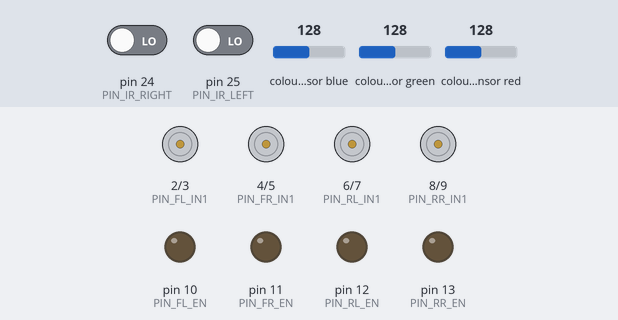
This sketch was run on a simulated Arduino Mega 2560, built with avr-gcc and run on an emulated ATmega2560. Parts: motor-driver pin pairs drawn as motors (green arrow = first pin HIGH = forward, orange = second pin HIGH = backward, longer = more drive), output pins drawn as LEDs (lit = HIGH). Wiring (inferred from the names in the program): TCS3200 colour sensor: output pin 18; S2 pin 16; S3 pin 17; S0 pin 14; S1 pin 15. The inputs (shaded band) are chosen by the test bench; at power-on: pin 24 (PIN_IR_RIGHT) LOW, pin 25 (PIN_IR_LEFT) LOW, colour sensor blue 128, colour sensor green 128, colour sensor red 128. Pins used as bus, display or sensor lines are not drawn; what the sketch prints to the serial monitor is not drawn.

Above: at 1.2 s.
1.3 s: pin 24 (PIN_IR_RIGHT) driven HIGH
At 2.5 s:
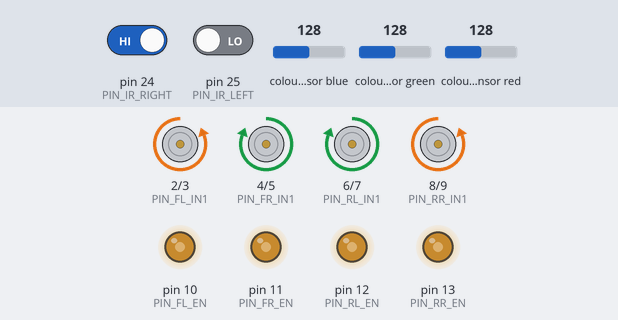
2.8 s: pin 25 (PIN_IR_LEFT) driven HIGH
At 3.3 s:
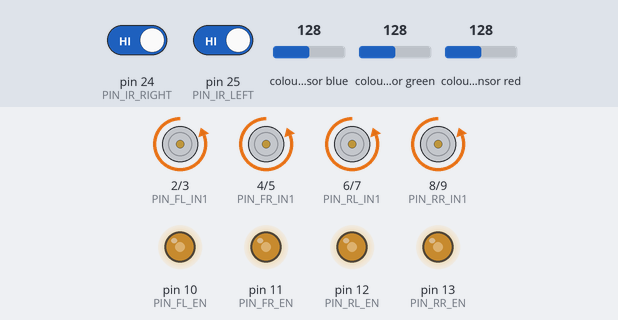
4.3 s: pin 24 (PIN_IR_RIGHT) driven LOW
At 5.3 s:
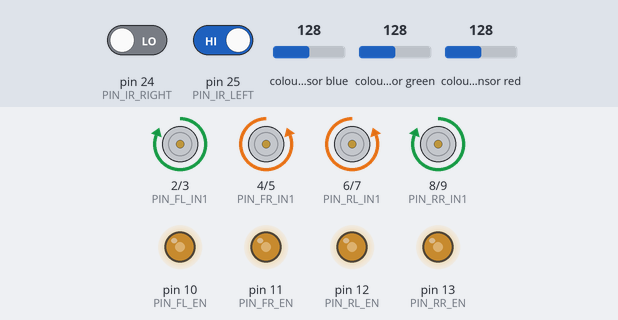
11.8 s: pin 25 (PIN_IR_LEFT) driven LOW
At 12.4 s:
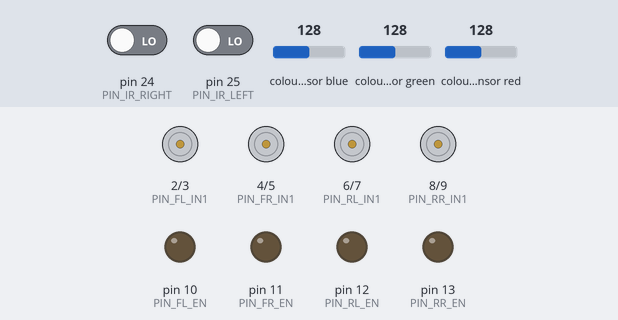
Timing chart, 0 to 14.8 s (numbered marks = the images above; inputs shaded):
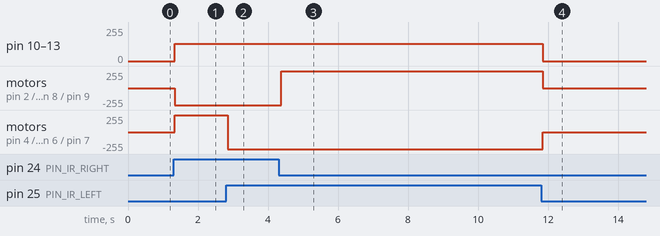

The sketch:

blue_follow_ir_3.ino
```cpp
// ============================================================
//  BLUE LINE FOLLOWER — Color Sensor Only
//  Arduino MEGA | L298N x2 | TCS3200
// ============================================================

// --- TCS3200 Color Sensor
#define S0        14
#define S1        15
#define S2        16
#define S3        17
#define sensorOut 18

// --- IR Sensors
const int PIN_IR_LEFT  = 25;
const int PIN_IR_RIGHT = 24;

// --- Motor Driver — Direction pins
const int PIN_FL_IN1 = 2;
const int PIN_FL_IN2 = 3;
const int PIN_FR_IN1 = 4;
const int PIN_FR_IN2 = 5;
const int PIN_RL_IN1 = 6;
const int PIN_RL_IN2 = 7;
const int PIN_RR_IN1 = 8;
const int PIN_RR_IN2 = 9;

// --- Motor Driver — PWM Enable pins
const int PIN_FL_EN = 10;
const int PIN_FR_EN = 11;
const int PIN_RL_EN = 12;
const int PIN_RR_EN = 13;

// ============================================================
//  SPEED SETTINGS  (0–255)
// ============================================================
const int SPEED_FORWARD = 130;
const int SPEED_TURN    = 130;
const int SPEED_SLOW    = 110;

// ============================================================
//  COLOR THRESHOLDS
//  Measured pulse-width readings (lower = more of that color):
//    On BLUE:  R=299  G=195  B=120
//    On RED:   R=114  G=326  B=267
//    On GREEN: R=139  G=120  B=160
// ============================================================

const int BLUE_R_MIN = 220;  const int BLUE_R_MAX = 380;
const int BLUE_G_MIN = 130;  const int BLUE_G_MAX = 260;
const int BLUE_B_MIN =  70;  const int BLUE_B_MAX = 170;

const int RED_R_MIN =  60;   const int RED_R_MAX = 170;
const int RED_G_MIN = 230;   const int RED_G_MAX = 420;
const int RED_B_MIN = 180;   const int RED_B_MAX = 350;

const int GREEN_R_MIN =  85;  const int GREEN_R_MAX = 195;
const int GREEN_G_MIN =  70;  const int GREEN_G_MAX = 170;
const int GREEN_B_MIN = 100;  const int GREEN_B_MAX = 220;

// ============================================================
//  COLOR ENUM
// ============================================================
enum LineColor { COLOR_UNKNOWN, COLOR_BLUE, COLOR_RED, COLOR_GREEN };

// ============================================================
//  SETUP
// ============================================================
void setup() {
  Serial.begin(9600);

  pinMode(S0, OUTPUT); pinMode(S1, OUTPUT);
  pinMode(S2, OUTPUT); pinMode(S3, OUTPUT);
  pinMode(sensorOut, INPUT);

  // 20% frequency scaling
  digitalWrite(S0, HIGH);
  digitalWrite(S1, LOW);

  pinMode(PIN_FL_IN1, OUTPUT); pinMode(PIN_FL_IN2, OUTPUT);
  pinMode(PIN_FR_IN1, OUTPUT); pinMode(PIN_FR_IN2, OUTPUT);
  pinMode(PIN_RL_IN1, OUTPUT); pinMode(PIN_RL_IN2, OUTPUT);
  pinMode(PIN_RR_IN1, OUTPUT); pinMode(PIN_RR_IN2, OUTPUT);
  pinMode(PIN_FL_EN,  OUTPUT); pinMode(PIN_FR_EN,  OUTPUT);
  pinMode(PIN_RL_EN,  OUTPUT); pinMode(PIN_RR_EN,  OUTPUT);

  pinMode(PIN_IR_LEFT,  INPUT);
  pinMode(PIN_IR_RIGHT, INPUT);

  stopMotors();
  Serial.println("Ready — following blue.");
}

// ============================================================
//  MAIN LOOP
// ============================================================
void loop() {
  // --- Read color sensor
  int r, g, b;
  readColorSensor(r, g, b);
  LineColor color = detectColor(r, g, b);

  // --- Read IR sensors
  int irLeft  = digitalRead(PIN_IR_LEFT);
  int irRight = digitalRead(PIN_IR_RIGHT);

  Serial.print("R="); Serial.print(r);
  Serial.print(" G="); Serial.print(g);
  Serial.print(" B="); Serial.print(b);
  Serial.print(" | IR L="); Serial.print(irLeft);
  Serial.print(" R="); Serial.print(irRight);
  Serial.print(" -> ");

  // --- GREEN: always drive through
  if (color == COLOR_GREEN) {
    Serial.println("GREEN — forward");
    moveForward();
    return;
  }

  // IR convention: 1 = black floor (correct path), 0 = seeing color/bright (off path)
  // IR sensors should straddle the EDGES of the blue tape.
  // When centered: both read 1 (black on either side of tape).
  // When drifting: the sensor crossing onto tape reads 0.

  // --- BLUE: use IR sensors to fine-tune steering
  if (color == COLOR_BLUE) {
    if (irLeft == 1 && irRight == 1) {
      // Both on black edges — centered on tape
      Serial.println("BLUE — forward");
      moveForward();
    } else if (irLeft == 0 && irRight == 1) {
      // Left crossed onto tape — drifted left, correct right
      Serial.println("BLUE — correct right");
      turnRight();
    } else if (irLeft == 1 && irRight == 0) {
      // Right crossed onto tape — drifted right, correct left
      Serial.println("BLUE — correct left");
      turnLeft();
    } else {
      // Both on tape — centered over tape, go forward
      Serial.println("BLUE — both on tape, forward");
      moveForward();
    }
    return;
  }

  // --- RED: fully off blue, use IR to steer back
  if (color == COLOR_RED) {
    if (irLeft == 0 && irRight == 1) {
      Serial.println("RED — correct right");
      turnRight();
    } else {
      Serial.println("RED — correct left");
      turnLeft();
    }
    return;
  }

  // --- UNKNOWN: trust IR sensors alone
  if (irLeft == 1 && irRight == 1) {
    Serial.println("UNKNOWN — both on black, forward");
    moveForward();
  } else if (irLeft == 0 && irRight == 1) {
    Serial.println("UNKNOWN — correct right");
    turnRight();
  } else if (irLeft == 1 && irRight == 0) {
    Serial.println("UNKNOWN — correct left");
    turnLeft();
  } else {
    Serial.println("UNKNOWN — line lost, stop");
    stopMotors();
  }
}

// ============================================================
//  COLOR SENSOR
// ============================================================
int readChannel(int s2Val, int s3Val) {
  digitalWrite(S2, s2Val);
  digitalWrite(S3, s3Val);
  delay(10);
  return (int) pulseIn(sensorOut, LOW, 100000);
}

void readColorSensor(int &r, int &g, int &b) {
  r = readChannel(LOW,  LOW);
  g = readChannel(HIGH, HIGH);
  b = readChannel(LOW,  HIGH);
}

LineColor detectColor(int r, int g, int b) {
  if (r >= BLUE_R_MIN  && r <= BLUE_R_MAX  &&
      g >= BLUE_G_MIN  && g <= BLUE_G_MAX  &&
      b >= BLUE_B_MIN  && b <= BLUE_B_MAX)  return COLOR_BLUE;

  if (r >= RED_R_MIN   && r <= RED_R_MAX   &&
      g >= RED_G_MIN   && g <= RED_G_MAX   &&
      b >= RED_B_MIN   && b <= RED_B_MAX)   return COLOR_RED;

  if (r >= GREEN_R_MIN && r <= GREEN_R_MAX &&
      g >= GREEN_G_MIN && g <= GREEN_G_MAX &&
      b >= GREEN_B_MIN && b <= GREEN_B_MAX) return COLOR_GREEN;

  return COLOR_UNKNOWN;
}

// ============================================================
//  MOTOR FUNCTIONS  (logic from Robot_Driving_Functions_v3)
//  turnLeft/turnRight are swapped intentionally to match
//  physical robot orientation.
// ============================================================

void moveForward() {
  analogWrite(PIN_FL_EN, SPEED_FORWARD);
  analogWrite(PIN_FR_EN, SPEED_FORWARD);
  analogWrite(PIN_RL_EN, SPEED_FORWARD);
  analogWrite(PIN_RR_EN, SPEED_FORWARD);

  digitalWrite(PIN_FL_IN1, LOW);  digitalWrite(PIN_FL_IN2, HIGH); // FL forward
  digitalWrite(PIN_FR_IN1, LOW);  digitalWrite(PIN_FR_IN2, HIGH); // FR forward
  digitalWrite(PIN_RL_IN1, LOW);  digitalWrite(PIN_RL_IN2, HIGH); // RL forward
  digitalWrite(PIN_RR_IN1, LOW);  digitalWrite(PIN_RR_IN2, HIGH); // RR forward
}

// Swapped: this physically turns the robot RIGHT
void turnLeft() {
  analogWrite(PIN_FL_EN, SPEED_TURN);
  analogWrite(PIN_FR_EN, SPEED_TURN);
  analogWrite(PIN_RL_EN, SPEED_TURN);
  analogWrite(PIN_RR_EN, SPEED_TURN);

  digitalWrite(PIN_FL_IN1, HIGH); digitalWrite(PIN_FL_IN2, LOW);  // FL backward
  digitalWrite(PIN_FR_IN1, LOW);  digitalWrite(PIN_FR_IN2, HIGH); // FR forward
  digitalWrite(PIN_RL_IN1, LOW);  digitalWrite(PIN_RL_IN2, HIGH); // RL backward
  digitalWrite(PIN_RR_IN1, HIGH); digitalWrite(PIN_RR_IN2, LOW);  // RR forward
}

// Swapped: this physically turns the robot LEFT
void turnRight() {
  analogWrite(PIN_FL_EN, SPEED_TURN);
  analogWrite(PIN_FR_EN, SPEED_TURN);
  analogWrite(PIN_RL_EN, SPEED_TURN);
  analogWrite(PIN_RR_EN, SPEED_TURN);

  digitalWrite(PIN_FL_IN1, LOW);  digitalWrite(PIN_FL_IN2, HIGH); // FL forward
  digitalWrite(PIN_FR_IN1, HIGH); digitalWrite(PIN_FR_IN2, LOW);  // FR backward
  digitalWrite(PIN_RL_IN1, HIGH); digitalWrite(PIN_RL_IN2, LOW);  // RL forward
  digitalWrite(PIN_RR_IN1, LOW);  digitalWrite(PIN_RR_IN2, HIGH); // RR backward
}

void stopMotors() {
  analogWrite(PIN_FL_EN, 0); analogWrite(PIN_FR_EN, 0);
  analogWrite(PIN_RL_EN, 0); analogWrite(PIN_RR_EN, 0);
  digitalWrite(PIN_FL_IN1, LOW); digitalWrite(PIN_FL_IN2, LOW);
  digitalWrite(PIN_FR_IN1, LOW); digitalWrite(PIN_FR_IN2, LOW);
  digitalWrite(PIN_RL_IN1, LOW); digitalWrite(PIN_RL_IN2, LOW);
  digitalWrite(PIN_RR_IN1, LOW); digitalWrite(PIN_RR_IN2, LOW);
}
```

Measured:
- after the input at 1.3 s, pin 10 (PIN_FL_EN), pin 11 (PIN_FR_EN): 0/255 → 130/255 at once
- after the input at 2.8 s, motor on pin 4 (PIN_FR_IN1) / pin 5 (PIN_FR_IN2), motor on pin 6 (PIN_RL_IN1) / pin 7 (PIN_RL_IN2): forward 255/255 → backward 255/255 after 0.05 s
- after the input at 4.3 s, motor on pin 2 (PIN_FL_IN1) / pin 3 (PIN_FL_IN2), motor on pin 8 (PIN_RR_IN1) / pin 9 (PIN_RR_IN2): backward 255/255 → forward 255/255 after 0.07 s
- after the input at 11.8 s, pin 10 (PIN_FL_EN), pin 11 (PIN_FR_EN): 130/255 → 0/255 after 0.05 s
